Frame 1 (no input): blank canvas, image omitted
Frame 60 (no input): blank canvas, image omitted
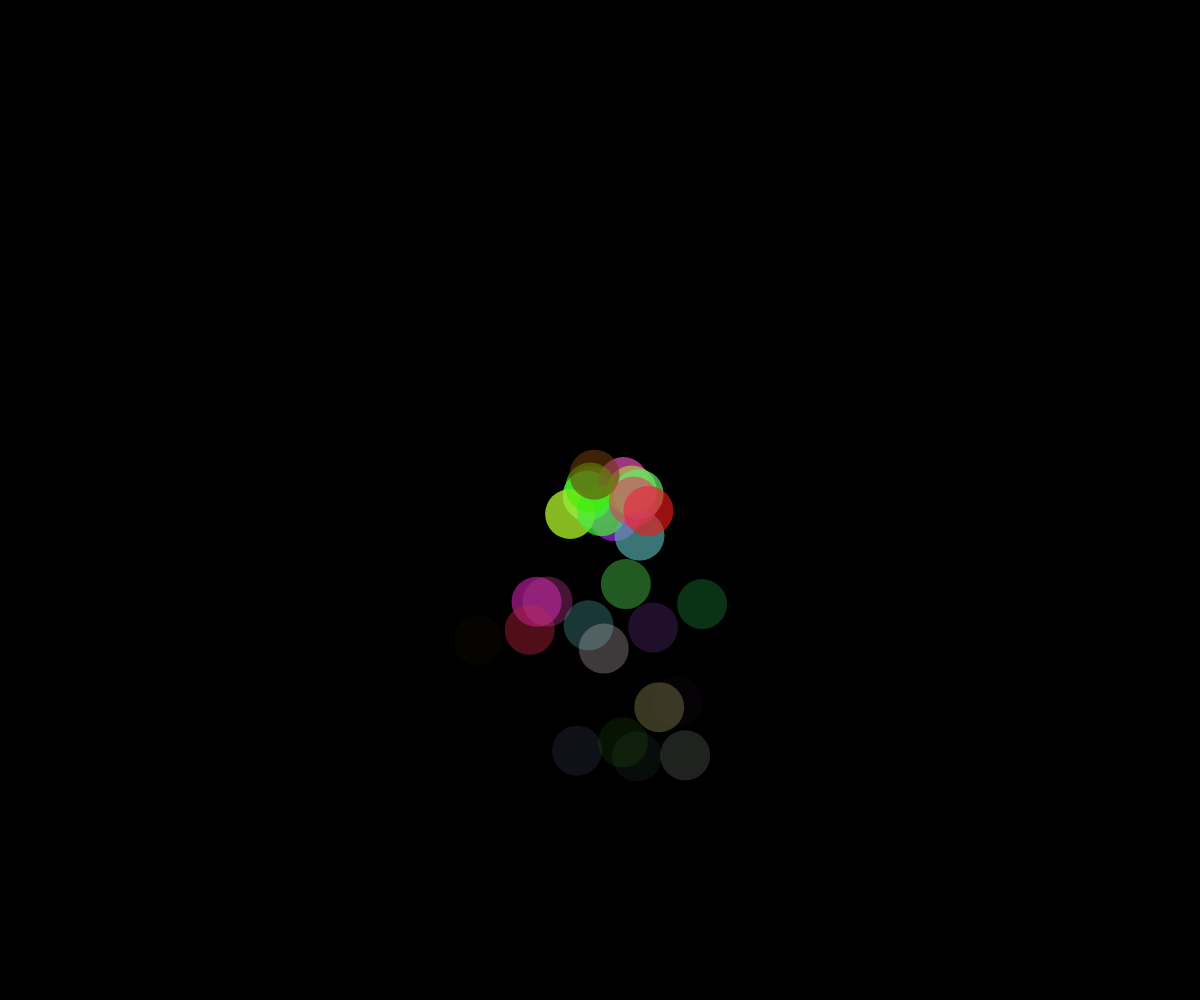
Frame 120 (the mouse pressed at the canvas centre since frame 60)

The p5.js sketch whose frames 1 and 60 were blank and that drew this single picture after the mouse press (run headless with seeded random() and noise() and a simulated clock; from frame 60 on, the mouse is pressed at the canvas centre):

// p5.js sketch
// ── sketch.js
var minScr;
var particles = [];

function Particle(xPos,yPos) {
  this.position = createVector(xPos,yPos);
  this.velocity = createVector(random(-5,5),random(-5,5));
  this.color = [random(255),random(255),random(255)];
  this.startTime = frameCount;
  this.draw = function() {
    this.position.add(this.velocity);
    this.velocity.add(0,0.5);
    var lifeTime = frameCount - this.startTime;
    fill(this.color[0],this.color[1],this.color[2],255-lifeTime*8.5);
    ellipse(this.position.x,this.position.y,minScr/20,minScr/20);
  }
}

function setup() {
  canvas = createCanvas(window.innerWidth,window.innerHeight);
  minScr = min(width,height);
  noStroke();
}

function draw() {
  background(0);
  p = particles.length;
  while(p--) {
    particles[p].draw();
    console.log("drew particle " + p);
    if(frameCount - particles[p].startTime > 30) {
      particles.splice(p,1);
    }
  }
  if(mouseIsPressed) {
    particles.push(new Particle(mouseX,mouseY));
  }
}
